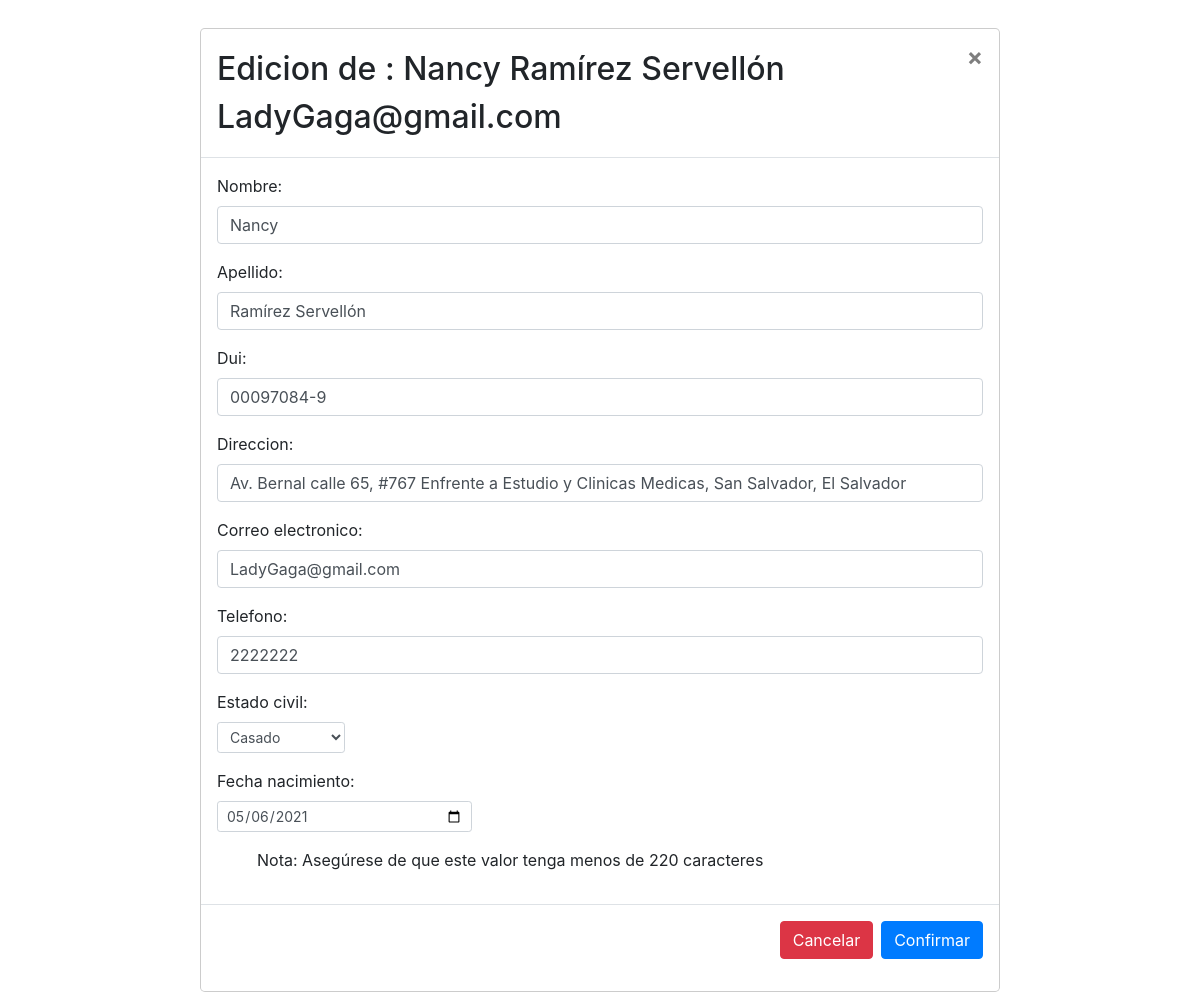
Page /juridico/editar_cliente/2 on the committed database.
### Sistema_juridico/models.py (models this page shows, shortened)
class Usuario(AbstractBaseUser,PermissionsMixin):
    correo = models.EmailField(verbose_name='correo electronico',max_length=100,unique=True)
    nombre = models.CharField(max_length = 150)
    apellido = models.CharField(max_length = 150)
    direccion = models.CharField(max_length = 150)
    dui = models.CharField(max_length = 10)
    telefono=models.CharField(max_length = 8)
    fecha_creacion = models.DateField('Fecha de creación', auto_now = True, auto_now_add = False)
    fecha_nacimiento = models.DateField(null=True)
    estado_civil = models.IntegerField(choices=Estado_Civil, default=0)
    username=models.CharField( max_length=50)
    usuario_activo=models.BooleanField(default=True)
    usuario_administrador=models.BooleanField(default=False)
    objects=ManejadorUsuario()
    USERNAME_FIELD='correo'
    REQUIRED_FIELDS=['nombre','apellido']
    class meta:
        verbose_name='usuario'
        verbose_name_plural='usuarios'
    def __str__(self):
        return self.nombre + ' ' + self.apellido + ' ' + self.correo

### Sistema_juridico/views.py (the view)
# urls.py: path('editar_cliente/<int:pk>',ActualizarCliente.as_view(),name='editar_cliente'),
class ActualizarCliente(UpdateView):
    model = Cliente
    form_class=FormCliente
    template_name = "clientes/cliente_editar.html"
    success_url=reverse_lazy('cliente')

### templates/clientes/cliente_editar.html (shortened to what this page needs)
<link rel="stylesheet" href="https://cdn.jsdelivr.net/npm/bootstrap@4.6.0/dist/css/bootstrap.min.css">
<div id="edicion" class="modal-dialog modal-lg" role="document">
    <div class="modal-content">
        <div class="modal-header">
            <h2 class="modal-title">Edicion de : {{object}}</h2>
            <button class="close" type="button" data-dismiss="modal" aria-label="Close">
                <span aria-hidden="true">&times;</span>
            </button>
        </div>
        <form action="{% url 'editar_cliente' object.id %}" method="POST">
            <div class="modal-body">
                {{form.as_p}}
                <ul class="errorlist">
                    <p>Nota: Asegúrese de que este valor tenga menos de 220 caracteres</p>
                </ul>
            </div>
            <div class="modal-footer">
                <button class="btn btn-danger" type="submit" data-dismiss="modal">Cancelar</button>
                <button class="btn btn-primary" type="submit">Confirmar</button>
            </div>
        </form>
    </div>
</div>

### rows in the picture
Usuario: nombre+apellido+correo "Nancy Ramírez Servellón LadyGaga@gmail.com", nombre "Nancy", apellido "Ramírez Servellón", dui "00097084-9", direccion "Av. Bernal calle 65, #767 Enfrente a Estudio y Clinicas Medicas, San Salvador, El Salvador", correo "LadyGaga@gmail.com", telefono "2222222", estado_civil "Casado", fecha_nacimiento "05/06/2021"
